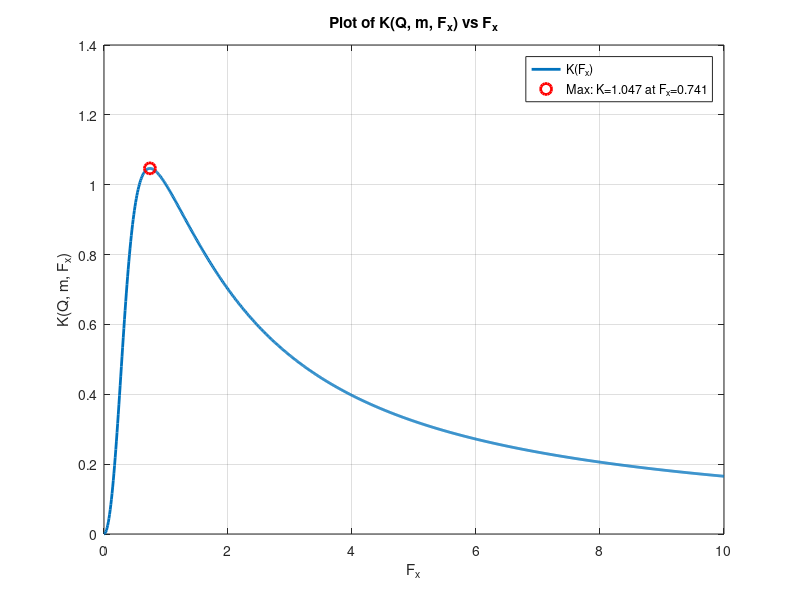

Source code (MATLAB):
clc;

% Parameters
m = 8;
Q = 0.6;
Fx = linspace(0, 10, 1000); % Sweep Fx from 0 to 10

% Equation from image
numerator = Fx.^2 .* (m - 1);
denominator = sqrt((m .* Fx.^2 - 1).^2 + Fx.^2 .* (Fx.^2 - 1).^2 .* (m - 1).^2 .* Q^2);
K = numerator ./ denominator;

% Find maximum value of K and corresponding Fx
[K_max, idx_max] = max(K);
Fx_max = Fx(idx_max);

% Plotting
figure;
plot(Fx, K, 'LineWidth', 2);
hold on;
plot(Fx_max, K_max, 'ro', 'MarkerSize', 8, 'LineWidth', 2); % Mark max point
grid on;
xlabel('F_x');
ylabel('K(Q, m, F_x)');
title('Plot of K(Q, m, F_x) vs F_x');
legend('K(F_x)', sprintf('Max: K=%.3f at F_x=%.3f', K_max, Fx_max), 'Location', 'best');

% Print results
fprintf('Maximum K = %.5f occurs at F_x = %.5f\n', K_max, Fx_max);